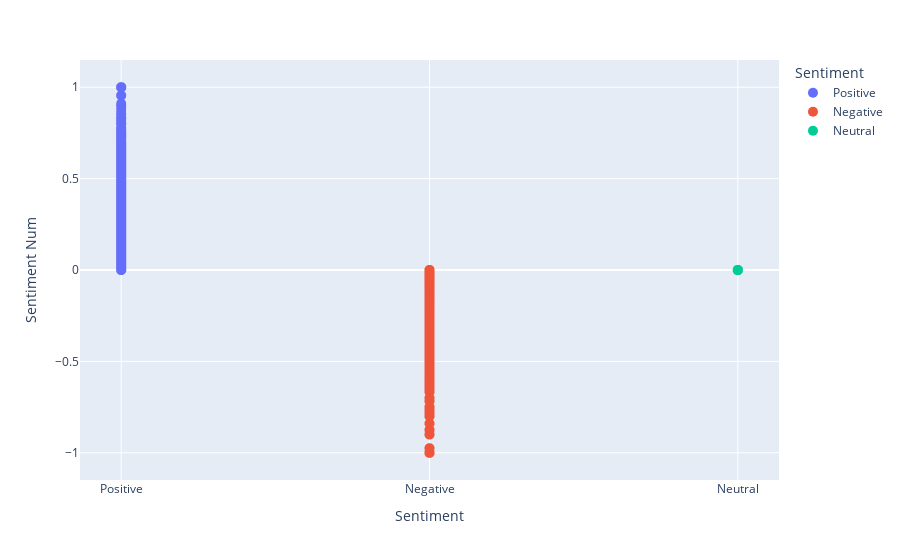

Write notebook code for a chart like this one.
### Code cell
fig = px.scatter(df, y = "Sentiment Num", x = "Sentiment", color = "Sentiment")
fig.update_traces(marker_size = 10)
fig.show()

### Figure 1 — Plotly figure (JSON) as saved in the notebook; plotly's stock layout.template omitted (floating-point values rounded to 4 significant figures; data arrays with more than 128 entries replaced by an {"elided": "..."} marker saying what was removed)
{"data": [{"hovertemplate": "Sentiment=%{x}<br>Sentiment Num=%{y}<extra></extra>", "legendgroup": "Positive", "marker": {"color": "#636efa", "size": 10, "symbol": "circle"}, "mode": "markers", "name": "Positive", "showlegend": true, "type": "scattergl", "x": {"elided": "7756 str values"}, "xaxis": "x", "y": {"elided": "7756 float values"}, "yaxis": "y"}, {"hovertemplate": "Sentiment=%{x}<br>Sentiment Num=%{y}<extra></extra>", "legendgroup": "Negative", "marker": {"color": "#EF553B", "size": 10, "symbol": "circle"}, "mode": "markers", "name": "Negative", "showlegend": true, "type": "scattergl", "x": {"elided": "2110 str values"}, "xaxis": "x", "y": {"elided": "2110 float values"}, "yaxis": "y"}, {"hovertemplate": "Sentiment=%{x}<br>Sentiment Num=%{y}<extra></extra>", "legendgroup": "Neutral", "marker": {"color": "#00cc96", "size": 10, "symbol": "circle"}, "mode": "markers", "name": "Neutral", "showlegend": true, "type": "scattergl", "x": {"elided": "134 str values"}, "xaxis": "x", "y": {"elided": "134 int values"}, "yaxis": "y"}], "layout": {"legend": {"title": {"text": "Sentiment"}, "tracegroupgap": 0}, "margin": {"t": 60}, "xaxis": {"anchor": "y", "categoryarray": ["Positive", "Negative", "Neutral"], "categoryorder": "array", "domain": [0, 1], "title": {"text": "Sentiment"}}, "yaxis": {"anchor": "x", "domain": [0, 1], "title": {"text": "Sentiment Num"}}}}
